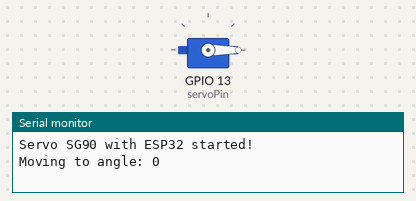
A sketch run on a simulated ESP32. Parts: servo, the last lines printed to the serial monitor.

Above: at 0.05 s.
At 1.0 s:
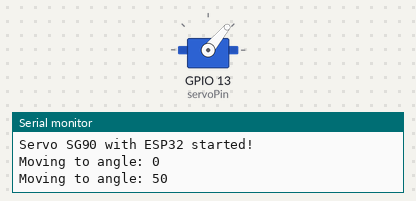
At 2.0 s:
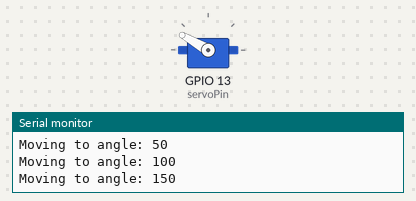
At 4.0 s:
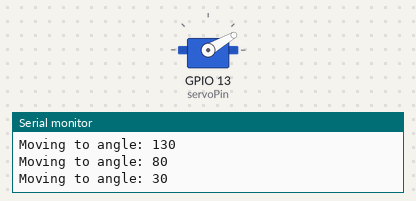
Timing chart, 0 to 5.2 s (numbered marks = the images above):
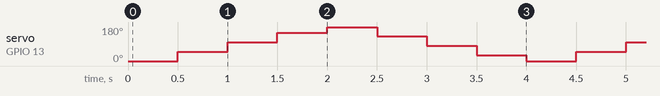

The sketch:

ServoCode.ino
```cpp
#include <ESP32Servo.h>

Servo myServo;
int servoPin = 13; // GPIO16

void setup() {
  Serial.begin(115200); // Start Serial Monitor
  myServo.attach(servoPin); // Attach servo to GPIO16
  Serial.println("Servo SG90 with ESP32 started!");
}

void loop() {
  // Move from 0° to 180°
  for (int angle = 0; angle <= 180; angle += 50) {
    myServo.write(angle);
    Serial.print("Moving to angle: ");
    Serial.println(angle);
    delay(500);
  }

  // Move back from 180° to 0°
  for (int angle = 180; angle >= 0; angle -= 50) {
    myServo.write(angle);
    Serial.print("Moving to angle: ");
    Serial.println(angle);
    delay(500);
  }
}
```

Measured:
- by itself, servo on GPIO 13 (servoPin): repeats every 4.0 s: 100° 0.50 s, 150° 0.50 s, 180° 0.50 s, 130° 0.50 s, 80° 0.50 s, 30° 0.50 s, 0° 0.50 s, 50° 0.50 s
